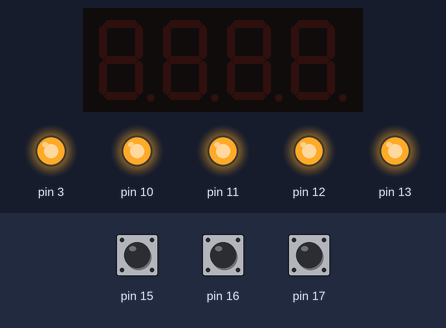
Bench run of a sketch on a simulated Arduino Uno, built with avr-gcc and run on an emulated ATmega328P. On the bench: 4-digit seven-segment display, output pins drawn as LEDs (lit = HIGH). The test bench sets the inputs (shaded band); at power-on: pin 15 HIGH, pin 16 HIGH, pin 17 HIGH. Random numbers use the default seed unless the sketch sets one; what the sketch prints to the serial monitor is not drawn.

Above: at 0.8 s.
0.9 s: pin 15 pulled LOW for 0.15 s
At 2.2 s:
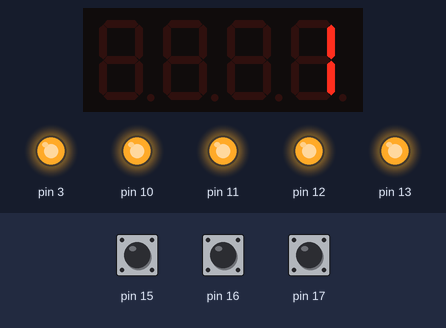
2.6 s: pin 15 pulled LOW for 1 s
At 3.5 s:
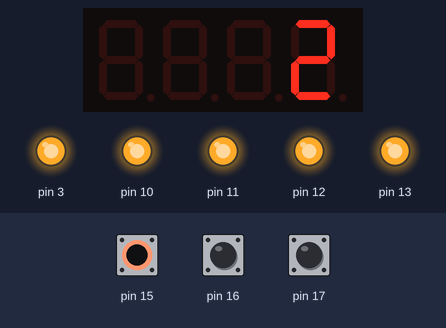
Timing chart, 0 to 5.6 s (numbered marks = the images above; inputs shaded):
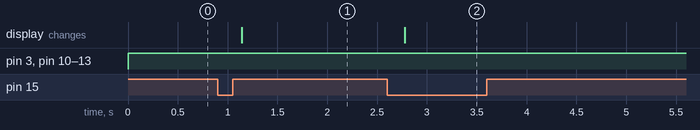

Measured:
- after the input at 0.9 s, the display: changes after 0.24 s (image 1)
- after the input at 2.6 s, the display: changes after 0.18 s (image 2)

The sketch:

Exec3.ino
```cpp
#include <Arduino_FreeRTOS.h>
#include <MultiFuncShield.h>
#include <TimerOne.h>
#include <semphr.h>

SemaphoreHandle_t binsem;
TaskHandle_t block;

int var_global = 0;

void TaskInc( void *pvParameters );
void TaskDisplay( void *pvParameters );


void setup() {
  // put your setup code here, to run once:
  Serial.begin(9600);


  //Initialize MFS shield library
  Timer1.initialize();
  MFS.initialize(&Timer1);


  xTaskCreate(TaskInc, "Task_S1_Count", 128, NULL, 1, NULL);
  xTaskCreate(TaskDisplay, "Task_S1_display", 128, NULL, 5, &block);


  binsem = xSemaphoreCreateBinary();
  if (binsem != NULL)
  {
  Serial.println("BinSem created");
  }

  vTaskStartScheduler();
}


void TaskInc( void *pvParameters )
{
  while(1)
  {
    byte btn = MFS.getButton();
    if( btn == BUTTON_1_PRESSED)
    {
      var_global++;
      //MFS.write(var_global);
      xSemaphoreGive(binsem);
      vTaskResume(block);
    }
    vTaskDelay( random(200,500)/ portTICK_PERIOD_MS );

  }
}

void TaskDisplay( void *pvParameters)
{
  while(1)
  {
    if(xSemaphoreTake( binsem, 10) == pdTRUE)
    {
      MFS.write(var_global);

      if( var_global % 10 == 0 && var_global != 0)
      {
        //MFS.beep();
        Serial.print("Multiple of 10 , number -----> ");
        Serial.println(var_global);
      }
      vTaskDelay( random(80,200)/ portTICK_PERIOD_MS );
      vTaskSuspend(block);
    }
  }
}

void loop() {
  // put your main code here, to run repeatedly:
}
```
